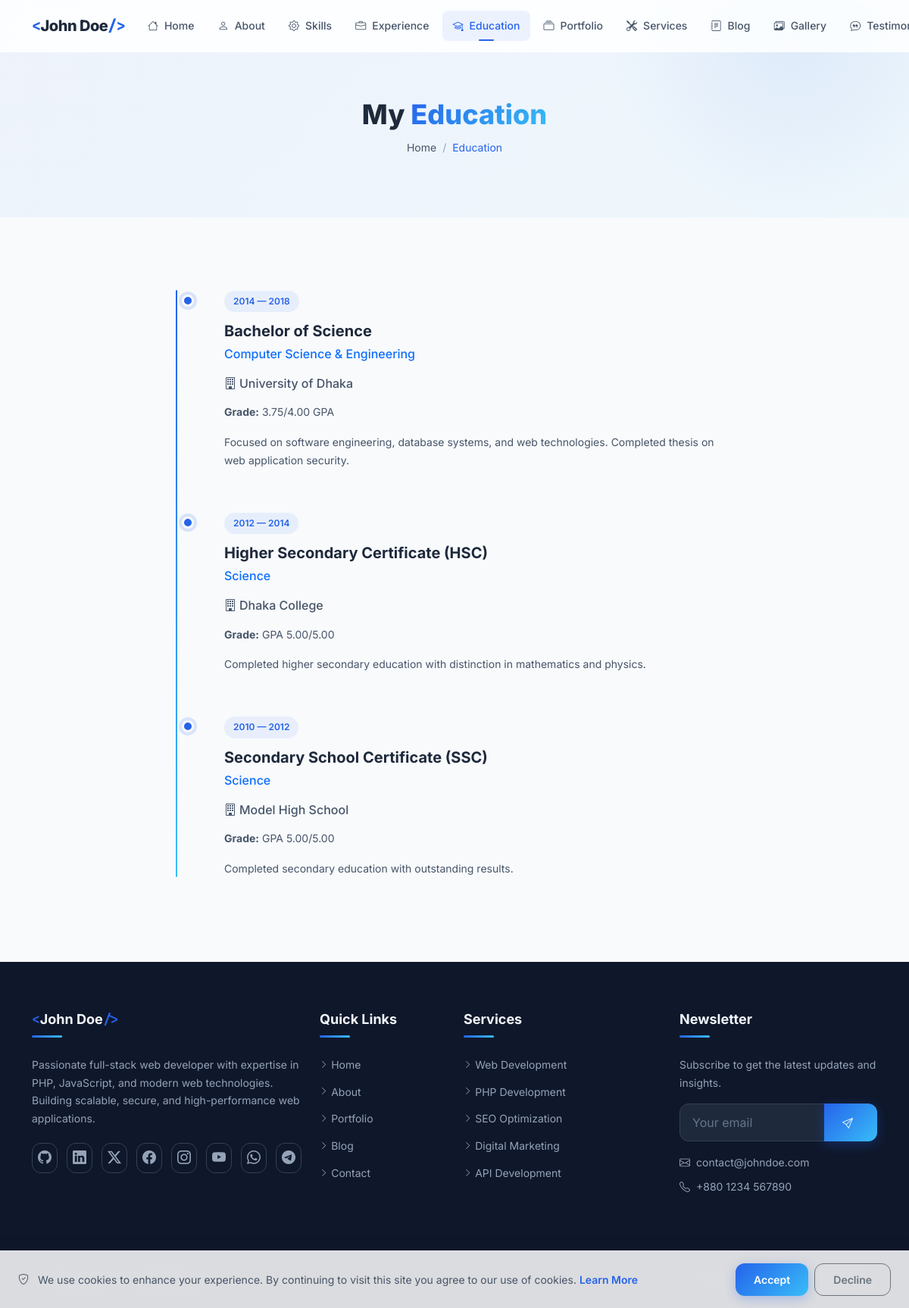
The page /education on the database its author committed.
### tables this page shows
CREATE TABLE IF NOT EXISTS `profile` (
    `id` INT UNSIGNED AUTO_INCREMENT PRIMARY KEY,
    `user_id` INT UNSIGNED NOT NULL,
    `full_name` VARCHAR(150) NOT NULL,
    `profession` VARCHAR(255) DEFAULT NULL,
    `photo` VARCHAR(255) DEFAULT NULL,
    `bio_short` TEXT DEFAULT NULL,
    `bio_full` LONGTEXT DEFAULT NULL,
    `birthday` DATE DEFAULT NULL,
    `nationality` VARCHAR(100) DEFAULT NULL,
    `location` VARCHAR(255) DEFAULT NULL,
    `languages` VARCHAR(500) DEFAULT NULL,
    `email` VARCHAR(255) DEFAULT NULL,
    `phone` VARCHAR(50) DEFAULT NULL,
    `website` VARCHAR(255) DEFAULT NULL,
    `mission` TEXT DEFAULT NULL,
    `vision` TEXT DEFAULT NULL,
    `goals` TEXT DEFAULT NULL,
    `typing_texts` TEXT DEFAULT NULL COMMENT 'JSON array of typing animation texts',
    `stats_experience_years` INT UNSIGNED DEFAULT 0,
    `stats_projects` INT UNSIGNED DEFAULT 0,
    `stats_clients` INT UNSIGNED DEFAULT 0,
    `stats_awards` INT UNSIGNED DEFAULT 0,
    `created_at` DATETIME DEFAULT CURRENT_TIMESTAMP,
    `updated_at` DATETIME DEFAULT CURRENT_TIMESTAMP ON UPDATE CURRENT_TIMESTAMP,
    FOREIGN KEY (`user_id`) REFERENCES `users`(`id`) ON DELETE CASCADE,
    INDEX `idx_user` (`user_id`)
);

CREATE TABLE IF NOT EXISTS `education` (
    `id` INT UNSIGNED AUTO_INCREMENT PRIMARY KEY,
    `institute` VARCHAR(255) NOT NULL,
    `degree` VARCHAR(255) NOT NULL,
    `field_of_study` VARCHAR(255) DEFAULT NULL,
    `start_year` YEAR DEFAULT NULL,
    `passing_year` YEAR DEFAULT NULL,
    `grade` VARCHAR(100) DEFAULT NULL,
    `description` TEXT DEFAULT NULL,
    `institute_logo` VARCHAR(255) DEFAULT NULL,
    `sort_order` INT UNSIGNED DEFAULT 0,
    `is_active` TINYINT(1) DEFAULT 1,
    `created_at` DATETIME DEFAULT CURRENT_TIMESTAMP,
    `updated_at` DATETIME DEFAULT CURRENT_TIMESTAMP ON UPDATE CURRENT_TIMESTAMP,
    INDEX `idx_sort` (`sort_order`)
);

CREATE TABLE IF NOT EXISTS `social_links` (
    `id` INT UNSIGNED AUTO_INCREMENT PRIMARY KEY,
    `platform` VARCHAR(50) NOT NULL,
    `url` VARCHAR(255) NOT NULL,
    `icon` VARCHAR(100) NOT NULL,
    `color` VARCHAR(20) DEFAULT NULL,
    `sort_order` INT UNSIGNED DEFAULT 0,
    `is_active` TINYINT(1) DEFAULT 1,
    `created_at` DATETIME DEFAULT CURRENT_TIMESTAMP,
    INDEX `idx_sort` (`sort_order`)
);

### pages/education.php (the view, shortened to what the rows shown need)
<?php
$education = [];
try {
    $education = $db->fetchAll("SELECT * FROM education WHERE is_active = 1 ORDER BY sort_order ASC, passing_year DESC");
} catch (Exception $e) {}
?>
<section class="page-header">
    <div class="container">
        <h1 class="page-title" data-aos="fade-up">My <span class="gradient-text">Education</span></h1>
    </div>
</section>
<section class="section">
    <div class="container">
        <div class="row justify-content-center">
            <div class="col-lg-8">
                <div class="timeline">
                    <?php foreach ($education as $index => $edu): ?>
                    <div class="timeline-item" data-aos="fade-up" data-aos-delay="<?php echo $index * 100; ?>">
                        <span class="timeline-date">
                            <?php echo e($edu['start_year'] ?? ''); ?><?php echo $edu['passing_year'] ? ' — ' . e($edu['passing_year']) : ''; ?>
                        </span>
                        <h4 class="timeline-title"><?php echo e($edu['degree']); ?></h4>
                        <?php if (!empty($edu['field_of_study'])): ?>
                            <p class="timeline-subtitle text-primary"><?php echo e($edu['field_of_study']); ?></p>
                        <?php endif; ?>
                        <p class="timeline-subtitle">
                            <i class="bi bi-building me-1"></i><?php echo e($edu['institute']); ?>
                        </p>
                        <div class="timeline-content">
                            <?php if (!empty($edu['grade'])): ?>
                            <p><strong>Grade:</strong> <?php echo e($edu['grade']); ?></p>
                            <?php endif; ?>
                            <?php if (!empty($edu['description'])): ?>
                            <p><?php echo e($edu['description']); ?></p>
                            <?php endif; ?>
                        </div>
                    </div>
                    <?php endforeach; ?>
                </div>
            </div>
        </div>
    </div>
</section>

### templates/header.php (shortened to what the rows shown need)
<?php
$profile = [];
try {
    $profile = $db->fetch("SELECT * FROM profile LIMIT 1") ?? [];
} catch (Exception $e) {
    $profile = [];
}
?>
<!DOCTYPE html>
<html lang="en" data-theme="light">
<head>
    <link rel="stylesheet" href="https://cdn.jsdelivr.net/npm/bootstrap@5.3.3/dist/css/bootstrap.min.css">
    <link rel="stylesheet" href="https://cdn.jsdelivr.net/npm/bootstrap-icons@1.11.3/font/bootstrap-icons.min.css">
    <link rel="stylesheet" href="https://unpkg.com/aos@2.3.1/dist/aos.css">
    <link rel="stylesheet" href="<?php echo asset('css/style.css'); ?>">
</head>
<body>
    <nav class="navbar navbar-expand-lg fixed-top glass-nav" id="mainNav">
        <div class="container">
            <a class="navbar-brand brand-logo" href="<?php echo url('home'); ?>">
                <?php if (!empty(getSetting('site_logo'))): ?>
                    <img src="<?php echo e(uploadUrl(getSetting('site_logo'))); ?>" alt="<?php echo e(SITE_NAME); ?>" height="40">
                <?php else: ?>
                    <span class="brand-text">
                        <span class="brand-accent">&lt;</span><?php echo e($profile['full_name'] ?? 'JD'); ?><span class="brand-accent">/&gt;</span>
                    </span>
                <?php endif; ?>
            </a>
        </div>
    </nav>
    <main id="main-content">

### templates/footer.php (shortened to what the rows shown need)
    </main>
    <footer class="site-footer">
        <div class="footer-top">
            <div class="container">
                <div class="row g-4">
                    <div class="col-lg-4 col-md-6">
                        <div class="footer-widget">
                            <h5 class="footer-title">
                                <span class="brand-accent">&lt;</span><?php echo e($profile['full_name'] ?? SITE_NAME); ?><span class="brand-accent">/&gt;</span>
                            </h5>
                            <p class="footer-desc">
                                <?php echo e(truncate($profile['bio_short'] ?? SITE_DESCRIPTION, 200)); ?>
                            </p>
                            <div class="footer-social">
                                <?php foreach ($socialLinks as $social): ?>
                                <a href="<?php echo e($social['url']); ?>" target="_blank" rel="noopener noreferrer" class="social-icon" title="<?php echo e($social['platform']); ?>" style="--social-color: <?php echo e($social['color'] ?? '#2563EB'); ?>">
                                    <i class="<?php echo e($social['icon']); ?>"></i>
                                </a>
                                <?php endforeach; ?>
                            </div>
                        </div>
                    </div>
                    <div class="col-lg-3 col-md-6">
                        <div class="footer-widget">
                            <div class="footer-contact-info mt-3">
                                <?php if (!empty(getSetting('contact_email'))): ?>
                                <p><i class="bi bi-envelope me-2"></i><?php echo e(getSetting('contact_email')); ?></p>
                                <?php endif; ?>
                                <?php if (!empty(getSetting('contact_phone'))): ?>
                                <p><i class="bi bi-telephone me-2"></i><?php echo e(getSetting('contact_phone')); ?></p>
                                <?php endif; ?>
                            </div>
                        </div>
                    </div>
                </div>
            </div>
        </div>
        <div class="footer-bottom">
            <div class="container">
                <div class="row align-items-center">
                    <div class="col-md-6 text-center text-md-start">
                        <p class="mb-0"><?php echo e(getSetting('footer_text', '© ' . date('Y') . ' ' . ($profile['full_name'] ?? SITE_NAME) . '. All rights reserved.')); ?></p>
                    </div>
                </div>
            </div>
        </div>
    </footer>
</body>
</html>

### rows shown on the page
profile: full_name "John Doe", bio_short "Passionate full-stack web developer with expertise in PHP, JavaScript, and modern web technologies. Building scalable, secure, and high-performance web applications.", email "contact@johndoe.com", phone "+880 1234 567890"
education: start_year "2014", passing_year "2018", degree "Bachelor of Science", field_of_study "Computer Science & Engineering", institute "University of Dhaka", grade "3.75/4.00 GPA", description "Focused on software engineering, database systems, and web technologies. Completed thesis on web application security."
education: start_year "2012", passing_year "2014", degree "Higher Secondary Certificate (HSC)", field_of_study "Science", institute "Dhaka College", grade "GPA 5.00/5.00", description "Completed higher secondary education with distinction in mathematics and physics."
education: start_year "2010", passing_year "2012", degree "Secondary School Certificate (SSC)", field_of_study "Science", institute "Model High School", grade "GPA 5.00/5.00", description "Completed secondary education with outstanding results."

### other values the page prints
$item['label'] "Home"
$item['label'] "About"
$item['label'] "Skills"
$item['label'] "Experience"
$item['label'] "Education"
$item['label'] "Portfolio"
$item['label'] "Services"
$item['label'] "Blog"
$item['label'] "Gallery"
